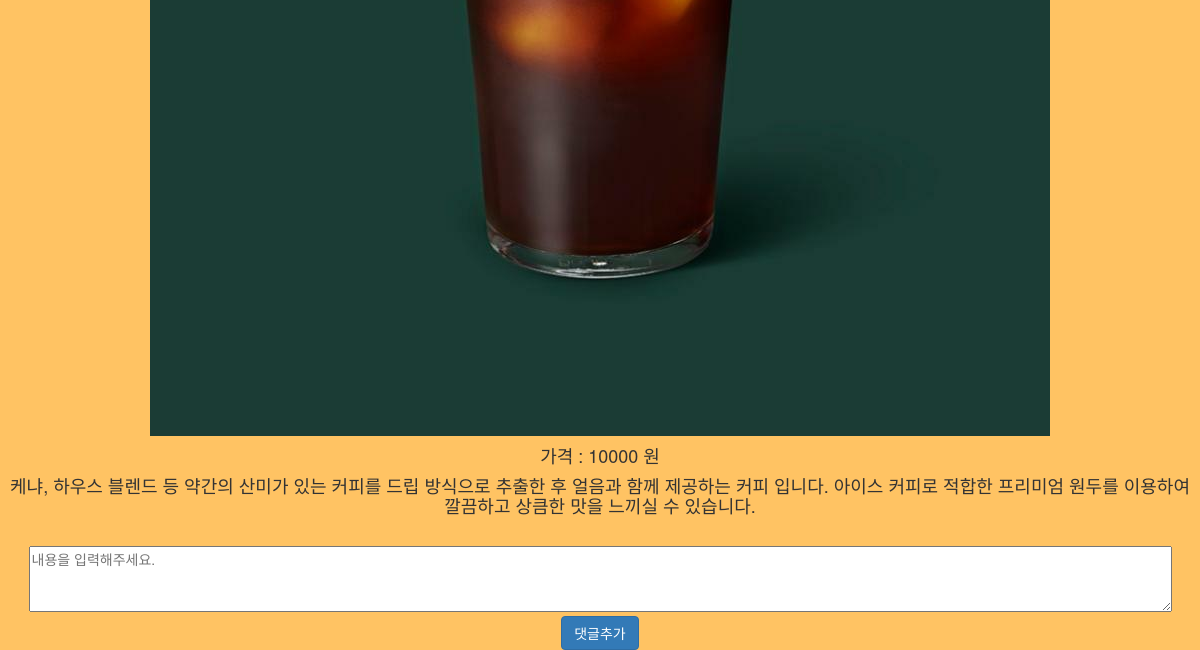
The app's page /product/2/ (lower part), older data.
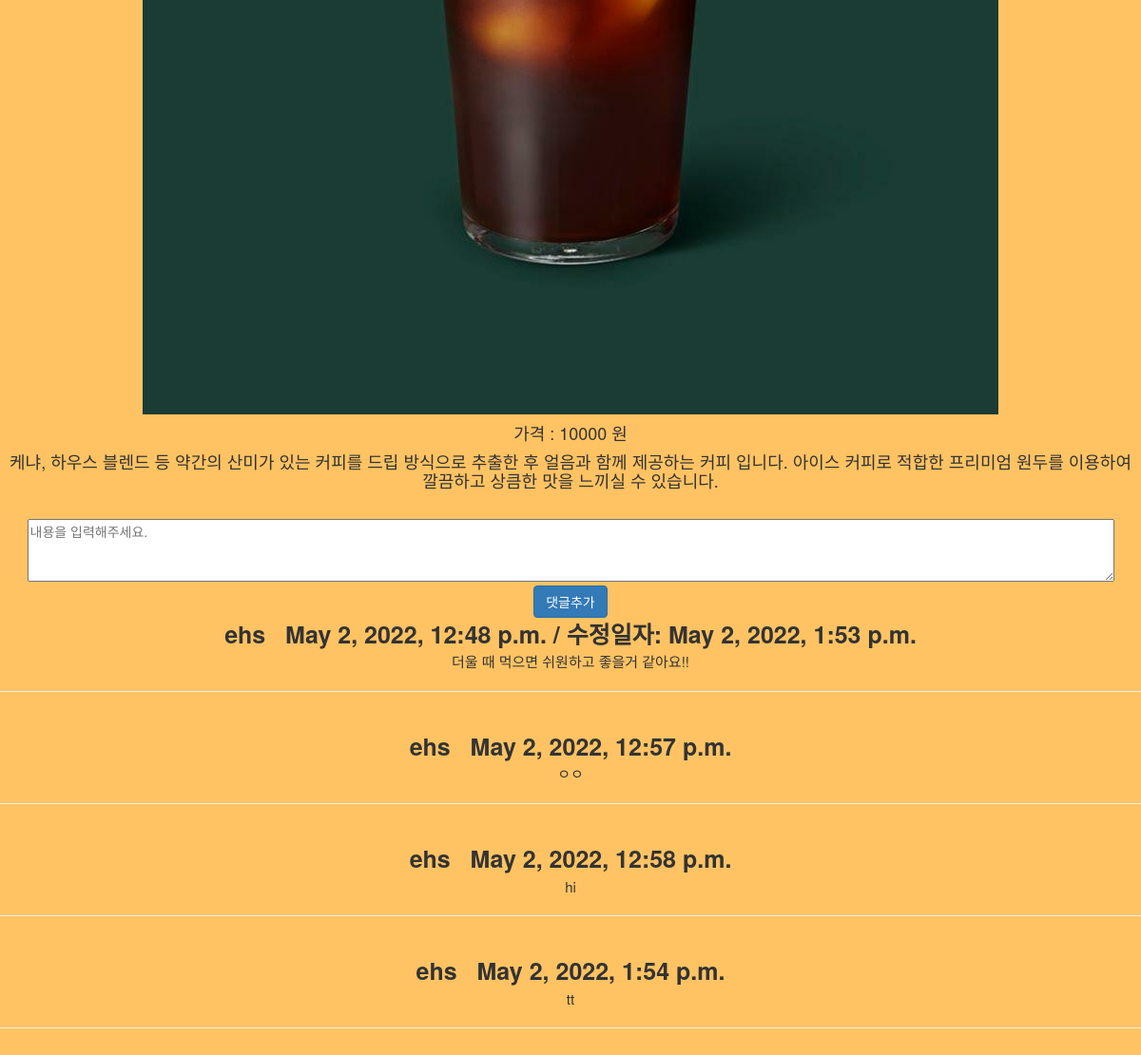
The same page, newer data.
### product/models.py (models this page shows)
class Comment(models.Model):
    author = models.ForeignKey(User, on_delete=models.CASCADE)
    content_list = models.ForeignKey(Product, on_delete=models.CASCADE)
    content = models.TextField()
    create_date = models.DateTimeField(auto_now_add=True)
    modify_date = models.DateTimeField(auto_now=True)

### product/views.py (the view)
# urls.py: path('<int:content_id>/', views.detail, name='detail'),
def detail(request, content_id):
    user = None
    content = Product.objects.get(id=content_id)
    if request.session.get('id'):
        user = User.objects.get(id=request.session.get('id'))
    context = {
        'user': user,
        'pid' : content_id,
        'content' : content,
    }
    return render(request, "productdetail.html", context=context)

### product/templates/productdetail.html (shortened to what this page needs)
<!DOCTYPE html>
<html lang="en">
<head>
    <link rel="stylesheet" href="https://maxcdn.bootstrapcdn.com/bootstrap/3.3.2/css/bootstrap.min.css">
</head>
<body id="b">
<div align="center">
    <br>
    <br>
    <img class="product-item-img mx-auto d-flex rounded img-fluid mb-3 mb-lg-0" src="{{ content.image1.url }}"
         alt="..."/>
    <br>
    <h4>가격 : {{ content.price }} 원</h4>
    <h4></p>{{ content.detail }}<p></h4>
    <br>
</div>
<div align="center">
    <section class="mb-5">
        <div class="card bg-light">
            <div class="card-body">
                <form method="post" class="mb-4" action="{% url 'comment_create' content.id %}">
                    <textarea name="content" rows="3" cols="150" placeholder="내용을 입력해주세요."></textarea>
                    <button type="submit" class="btn btn-primary">댓글추가</button>
                </form>
                {% for comment in content.comment_set.all %}
                    <div class="d-flex">
                        <div class="ms-3">
                            <div class="fw-bold">{{ comment.author.username }} &nbsp&nbsp{{ comment.create_date }}
                                {% if comment.create_date != comment.modify_date %}
                                    / 수정일자: {{ comment.modify_date }}
                                {% endif %}
                            </div>
                            {{ comment.content }}
                            <hr>
                        </div>
                    </div>
                    <br/>
                {% endfor %}
            </div>
        </div>
    </section>
</div>
</body>
</html>

Row changes from the older to the newer data that the page shows:
added Comment: author.username "ehs", create_date "May 2, 2022, 12:48 p.m.", modify_date "May 2, 2022, 1:53 p.m.", content "더울 때 먹으면 쉬원하고 좋을거 같아요!!"
added Comment: author.username "ehs", create_date "May 2, 2022, 12:57 p.m.", content "ㅇㅇ"
added Comment: author.username "ehs", create_date "May 2, 2022, 12:58 p.m.", content "hi"
added Comment: author.username "ehs", create_date "May 2, 2022, 1:54 p.m.", content "tt"
